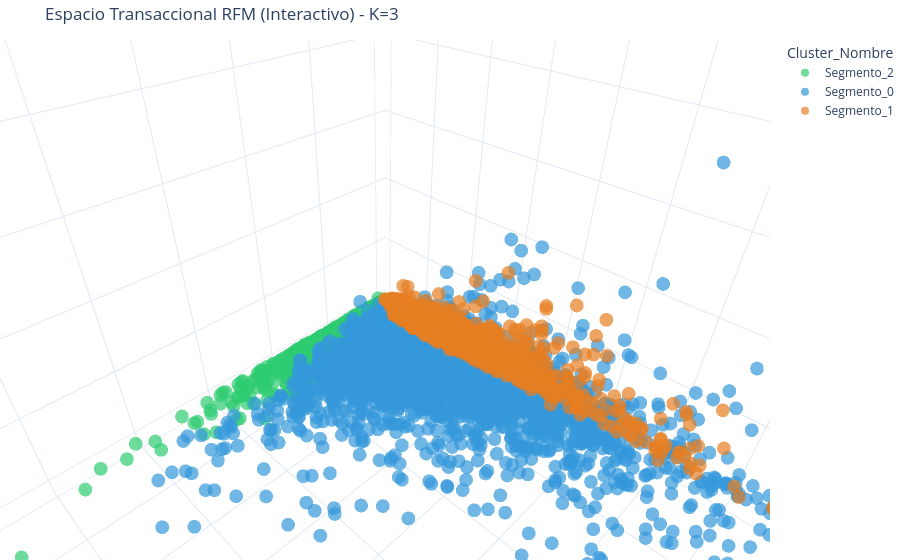

Source (notebook cell):
### Code cell
# Instalar plotly si no lo tienen (descomentar la línea de abajo si tira error de que no existe la librería)
# !pip install plotly

import plotly.express as px

# 1. Preparar la columna de clusters (Plotly necesita que sean texto para tratarlos como categorías separadas)
# Asumimos que la columna actual se llama 'Cluster_RFM' y tiene números (0, 1, 2)
df_customers['Cluster_Nombre'] = 'Segmento_' + df_customers['Cluster_RFM'].astype(str)

# 2. Crear el gráfico 3D interactivo
fig_total_3d = px.scatter_3d(
    df_customers,
    x='days_since_last_purchase', # Eje X: Recencia en días reales
    y='total_orders',             # Eje Y: Frecuencia en órdenes reales
    z='total_spend_usd',          # Eje Z: Gasto real en dólares
    color='Cluster_Nombre',       # Colorear según el K-Means
    title='Espacio Transaccional RFM (Interactivo) - K=3',
    hover_data=['customer_id', 'country', 'age'], # ¡Muestra estos datos al pasar el mouse!
    opacity=0.7,
    # Mapa de colores para mantener consistencia visual
    color_discrete_map={
        'Segmento_0': '#3498db', # Azul
        'Segmento_1': '#e67e22', # Naranja
        'Segmento_2': '#2ecc71', # Verde Brillante (Si este es el que más gasta, ¡es tu VIP!)
        'Segmento_3': '#9b59b6'  # (Opcional) Morado por si decides cambiar el modelo a K=4
    }
)

# 3. Ajustes de diseño y etiquetas
fig_total_3d.update_layout(
    scene = dict(
        xaxis_title='Recencia (Días inactivo)',
        yaxis_title='Frecuencia (Total Órdenes)',
        zaxis_title='Monto (Gasto en USD)'
    ),
    margin=dict(r=0, l=0, b=0, t=40),
    template='plotly_white' # Fondo blanco limpio y profesional
)

# Mostrar el gráfico interactivo
fig_total_3d.show()

### Figure 1 — Plotly figure (JSON) as saved in the notebook; plotly's stock layout.template omitted (floating-point values rounded to 4 significant figures; data arrays with more than 128 entries replaced by an {"elided": "..."} marker saying what was removed)
{"data": [{"customdata": {"elided": "2737x3 mixed values"}, "hovertemplate": "Cluster_Nombre=Segmento_2<br>days_since_last_purchase=%{x}<br>total_orders=%{y}<br>total_spend_usd=%{z}<br>customer_id=%{customdata[0]}<br>country=%{customdata[1]}<br>age=%{customdata[2]}<extra></extra>", "legendgroup": "Segmento_2", "marker": {"color": "#2ecc71", "opacity": 0.7, "symbol": "circle"}, "mode": "markers", "name": "Segmento_2", "scene": "scene", "showlegend": true, "type": "scatter3d", "x": {"elided": "2737 int values"}, "y": {"elided": "2737 int values"}, "z": {"elided": "2737 float values"}}, {"customdata": {"elided": "3488x3 mixed values"}, "hovertemplate": "Cluster_Nombre=Segmento_0<br>days_since_last_purchase=%{x}<br>total_orders=%{y}<br>total_spend_usd=%{z}<br>customer_id=%{customdata[0]}<br>country=%{customdata[1]}<br>age=%{customdata[2]}<extra></extra>", "legendgroup": "Segmento_0", "marker": {"color": "#3498db", "opacity": 0.7, "symbol": "circle"}, "mode": "markers", "name": "Segmento_0", "scene": "scene", "showlegend": true, "type": "scatter3d", "x": {"elided": "3488 int values"}, "y": {"elided": "3488 int values"}, "z": {"elided": "3488 float values"}}, {"customdata": {"elided": "1775x3 mixed values"}, "hovertemplate": "Cluster_Nombre=Segmento_1<br>days_since_last_purchase=%{x}<br>total_orders=%{y}<br>total_spend_usd=%{z}<br>customer_id=%{customdata[0]}<br>country=%{customdata[1]}<br>age=%{customdata[2]}<extra></extra>", "legendgroup": "Segmento_1", "marker": {"color": "#e67e22", "opacity": 0.7, "symbol": "circle"}, "mode": "markers", "name": "Segmento_1", "scene": "scene", "showlegend": true, "type": "scatter3d", "x": {"elided": "1775 int values"}, "y": {"elided": "1775 int values"}, "z": {"elided": "1775 float values"}}], "layout": {"autosize": true, "legend": {"title": {"text": "Cluster_Nombre"}, "tracegroupgap": 0}, "margin": {"b": 0, "l": 0, "r": 0, "t": 40}, "scene": {"aspectmode": "auto", "aspectratio": {"x": 1, "y": 1, "z": 1}, "camera": {"center": {"x": 0, "y": 0, "z": 0}, "eye": {"x": 0.4276, "y": 0.4276, "z": 0.4276}, "projection": {"type": "perspective"}, "up": {"x": 0, "y": 0, "z": 1}}, "domain": {"x": [0, 1], "y": [0, 1]}, "xaxis": {"title": {"text": "Recencia (Días inactivo)"}, "type": "linear"}, "yaxis": {"title": {"text": "Frecuencia (Total Órdenes)"}, "type": "linear"}, "zaxis": {"title": {"text": "Monto (Gasto en USD)"}, "type": "linear"}}, "title": {"text": "Espacio Transaccional RFM (Interactivo) - K=3"}}}
